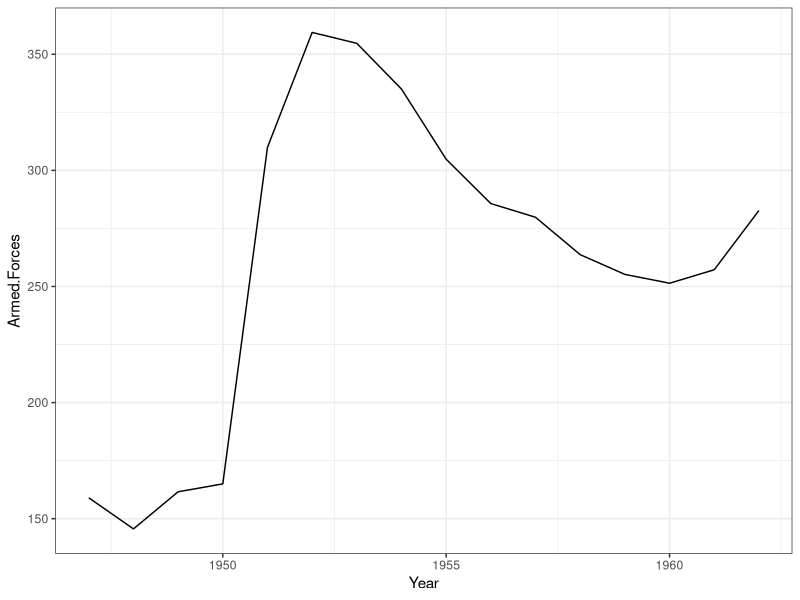
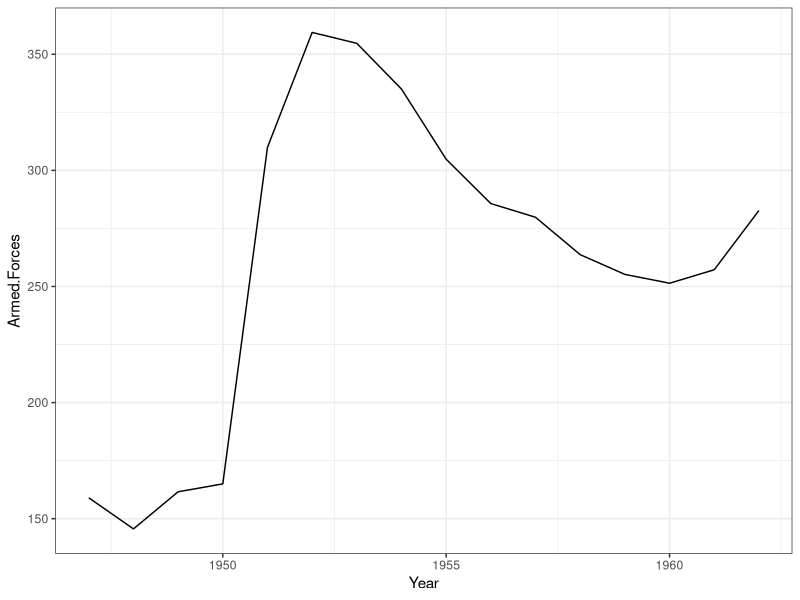

Write the R code that produced these figures, in order.
## ---- chunk 1
library(tidyverse)
library(ggthemes)

# dataframe with econ stats in it 

df <- longley

# making simple line graph

ggplot(df, aes(Year, Armed.Forces)) + 
  geom_line() + 
    theme_bw()


## ---- chunk 2
library(tidyverse)
library(ggthemes)

# dataframe with econ stats in it 

df <- longley

# making simple line graph

ggplot(df, aes(Year, Armed.Forces)) + 
  geom_line() + 
    theme_bw()


